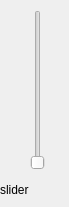
<?xml version="1.0" encoding="UTF-8"?>
<ui version="4.0">
 <class>singleSlider</class>
 <widget class="QWidget" name="singleSlider">
  <property name="geometry">
   <rect>
    <x>0</x>
    <y>0</y>
    <width>69</width>
    <height>207</height>
   </rect>
  </property>
  <property name="minimumSize">
   <size>
    <width>68</width>
    <height>200</height>
   </size>
  </property>
  <property name="windowTitle">
   <string>Form</string>
  </property>
  <widget class="QSlider" name="verticalSlider">
   <property name="geometry">
    <rect>
     <x>30</x>
     <y>10</y>
     <width>16</width>
     <height>160</height>
    </rect>
   </property>
   <property name="orientation">
    <enum>Qt::Vertical</enum>
   </property>
  </widget>
  <widget class="QLabel" name="label">
   <property name="geometry">
    <rect>
     <x>0</x>
     <y>180</y>
     <width>71</width>
     <height>20</height>
    </rect>
   </property>
   <property name="text">
    <string>slider</string>
   </property>
  </widget>
 </widget>
 <resources/>
 <connections/>
</ui>
